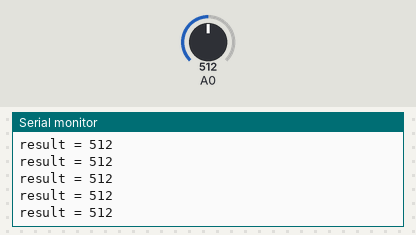
Recording of a sketch running on a simulated Arduino Uno, built with avr-gcc and run on an emulated ATmega328P. Parts: the last lines printed to the serial monitor. Inputs (shaded band) come from the test bench; at power-on: A0 = 512.

Above: at 0.8 s.
0.9 s: A0 set to 111
At 1.8 s:
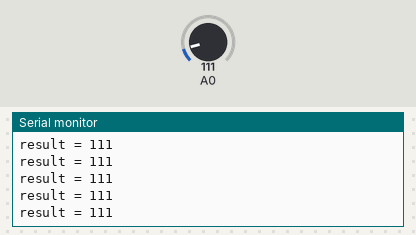
2.4 s: A0 set to 89
At 3.2 s:
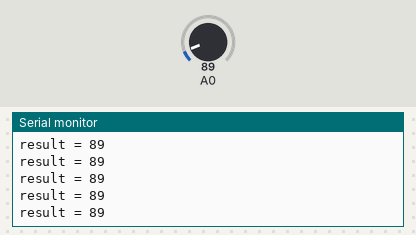
5.4 s: A0 set to 11
At 6.5 s:
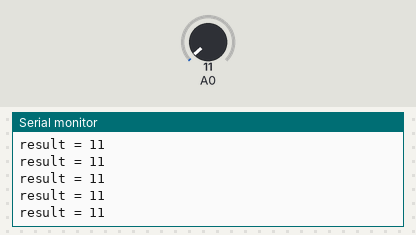
8.4 s: A0 set to 8
At 9.1 s:
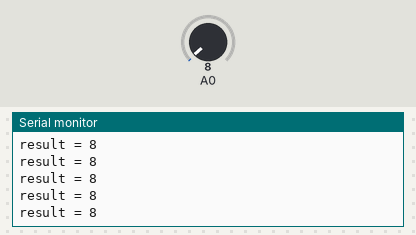
Timing chart, 0 to 10.9 s (numbered marks = the images above; inputs shaded):
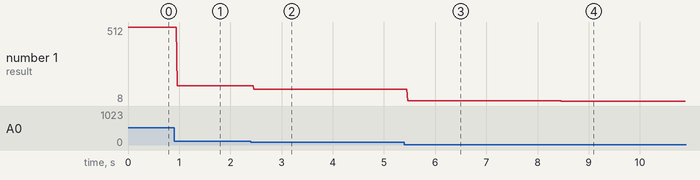

The sketch:

experiment_adc.ino
```cpp
#include <stdint.h>;

#include "expriments.h";

int main(void) {
  init();
  Serial.begin(9600);
  experiment01();
//  experiment02();
//  experiment03();
  return 0;
}
```

expriments.cpp
```cpp
#include <Arduino.h>

volatile uint8_t *ioPORTB,
                 *ioDDRB;

volatile uint8_t *pADMUX, // configure voltage ref and pin
                 *pADCSRA, // Control status register A
                 *pADCL,
                 *pADCH;

uint16_t readADC0() {
  uint16_t result;
  *pADCSRA = (*pADCSRA) | 0x40; // start conversion
  while (((*pADCSRA) & 0x40) == 0x40) { // while still conversion
    // do nothing. waiting ADSC bit to be cleared by hardware
  }

  result = *pADCL; // lower 8bits of ADC conversion (0x00??)
  result = result | (((uint16_t)*pADCH) << 8);
  result = result & 0x3FFF; // clear bits 15-10 (ADC res is only 10 bits)
  return result;
}

void experiment01() {
  pADMUX = (uint8_t *)0x7C;
  pADCSRA = (uint8_t *)0x7A;
  pADCL = (uint8_t *)0x78;
  pADCH = (uint8_t *)0x79;

  uint16_t result;

  *pADMUX = 0x40; //0100 0000. 01: using Vcc. 0000: ADC0
  *pADCSRA =  0x87; // 1000 0111. 1. ADC enable. 111: prescaler = clock/128

  while (1) {
    Serial.print("result = ");
    Serial.println(readADC0());
  }
}


void myHardDelay(uint32_t ms) {
  volatile int16_t count;

  while (ms) {
    for (count = 0; count < 835; count++);
    ms -= 1;
  }
}

void setIOPORTB(boolean high) {
  if (high) {
    *ioPORTB = 0x01;// 0000 0001 . // set PB0 high
  } else {
    // set PB1 low
    *ioPORTB = 0x00; // 0000 0000
  }
}

void experiment02() { // measure ADC0 reading
  pADMUX = (uint8_t *)0x7C;
  pADCSRA = (uint8_t *)0x7A;
  pADCL = (uint8_t *)0x78;
  pADCH = (uint8_t *)0x79;

  *pADMUX = 0x40; //0100 0000. 01: using Vcc. 0000: ADC0
  *pADCSRA =  0x87; // 1000 0111. 1. ADC enable. 111: prescaler = clock/128

  ioPORTB = (uint8_t *)0x25;
  ioDDRB = (uint8_t *) 0x24;

  *ioDDRB = 0x01; // DDRB[7:0] 0000 0001 // set PB0 as output , PB0 - port 8 on arduino

  while (1) {
    setIOPORTB(true);
    readADC0();
    setIOPORTB(false);
    myHardDelay(1);
  }
}

void experiment03() { //measure ADC0 reading then convert it to volt
  pADMUX = (uint8_t *)0x7C;
  pADCSRA = (uint8_t *)0x7A;
  pADCL = (uint8_t *)0x78;
  pADCH = (uint8_t *)0x79;

  *pADMUX = 0x40; //0100 0000. 01: using Vcc. 0000: ADC0
  *pADCSRA =  0x87; // 1000 0111. 1. ADC enable. 111: prescaler = clock/128

  float adc_reading;
  while (1) {
    adc_reading = (float) (readADC0() + readADC0()) / 2. + 1.;
    float vin = adc_reading * 5. / 1024.;// vin = (ADC+1) * Vref / 1024
    Serial.print("Voltage reading = ");
    Serial.println(vin);
    myHardDelay(100);
  }
}
```

expriments.h
```cpp
#ifndef EXPERIMENTS_H
#define EXPERIMENTS_H

void myHardDelay(uint32_t ms);
void setIOPORTB(boolean high);
uint16_t readADC0();
void experiment01();
void experiment02();
void experiment03();

#endif
```

Measured:
- after the input at 0.9 s, the serial monitor: prints a new line after 0.06 s (image 1)
- after the input at 2.4 s, the serial monitor: prints a new line after 0.06 s (image 2)
- after the input at 5.4 s, the serial monitor: prints a new line after 0.06 s (image 3)
- after the input at 8.4 s, the serial monitor: prints a new line after 0.06 s (image 4)
- plotted number 1: 512 → 111 after the input at 0.9 s, 111 → 89 after the input at 2.4 s, 89 → 11 after the input at 5.4 s, 11 → 8 after the input at 8.4 s
